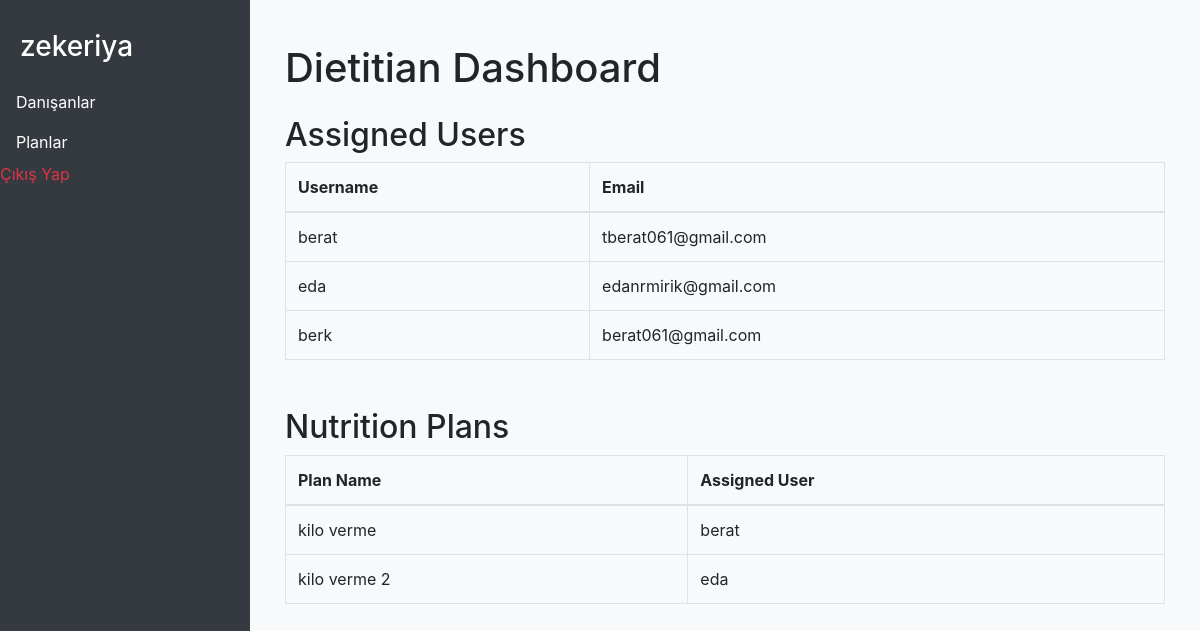
The page /home (signed in) on the database its author committed.
### app/models.py (models this page shows, shortened)
class CustomUser(AbstractUser):
    USER_TYPE_CHOICES = (
        (1, 'dietitian'),
        (2, 'client'),
    )
    GOAL_CHOICES = (
        ('gain_weight', 'Kilo Alma'),
        ('lose_weight', 'Kilo Verme'),
        ('maintain_weight', 'Form Koruma'),
    )
    user_type = models.PositiveSmallIntegerField(choices=USER_TYPE_CHOICES, null=True)
    assigned_dietitian = models.ForeignKey('self', on_delete=models.SET_NULL, null=True, blank=True, limit_choices_to={'user_type': 1})
    goal = models.CharField(max_length=20, choices=GOAL_CHOICES, null=True, blank=True)
    age = models.PositiveIntegerField(null=True, blank=True)
    weight = models.FloatField(null=True, blank=True)

class NutritionPlan(models.Model):
    dietitian = models.ForeignKey(CustomUser, on_delete=models.CASCADE, related_name='plans')
    client = models.ForeignKey(CustomUser, on_delete=models.CASCADE, related_name='nutrition_plans')
    title = models.CharField(max_length=255)
    description = models.TextField()
    created_at = models.DateTimeField(auto_now_add=True)

### app/views.py (the view, shortened to what this page needs)
# urls.py: path('home',views.home,name='home'),
@login_required
def home(request):
    if request.user.user_type == 1:  # Eğer kullanıcı bir diyetisyen ise
        assigned_users = CustomUser.objects.filter(assigned_dietitian=request.user.id)
        nutrition_plans = NutritionPlan.objects.filter(dietitian=request.user)
        context = {
            'assigned_users': assigned_users,
            'nutrition_plans': nutrition_plans,
        }
        return render(request, 'home_dietitian.html', context)
    else:
        return HttpResponse("Hoş geldiniz!")  # Eğer kullanıcı admin ya da tanımsız bir rolde ise

### app/templates/home_dietitian.html (shortened to what this page needs)
<!DOCTYPE html>
<html lang="en">
<head>
    <link href="https://stackpath.bootstrapcdn.com/bootstrap/4.5.2/css/bootstrap.min.css" rel="stylesheet">
</head>
<body>
    <div class="sidebar">
        <a href="#" style="text-decoration: none; color: #fff;"><h3 class="sidebar-heading">{{ request.user.username }}</h3></a>
        <ul class="nav flex-column">
            <li class="nav-item">
                <a class="nav-link" href="client_view">Danışanlar</a>
            </li>
            <li class="nav-item">
                <a class="nav-link" href="{% url 'assign_nutrition_plan' %}">Planlar</a>
            </li>
            <li class="nav-item">
                <a href="logout_view" class="text-danger">Çıkış Yap</a>
            </li>
        </ul>
    </div>
    <div class="content">
        <div class="container">
            <h1 class="my-4">Dietitian Dashboard</h1>
            <div id="assigned-users">
                <h2>Assigned Users</h2>
                <table class="table table-bordered">
                    <thead>
                        <tr>
                            <th>Username</th>
                            <th>Email</th>
                        </tr>
                    </thead>
                    <tbody>
                        {% for user in assigned_users %}
                        <tr>
                            <td>{{ user.username }}</td>
                            <td>{{ user.email }}</td>
                        </tr>
                        {% endfor %}
                    </tbody>
                </table>
            </div>
            <div id="nutrition-plans" class="mt-5">
                <h2>Nutrition Plans</h2>
                <table class="table table-bordered">
                    <thead>
                        <tr>
                            <th>Plan Name</th>
                            <th>Assigned User</th>
                        </tr>
                    </thead>
                    <tbody>
                        {% for plan in nutrition_plans %}
                        <tr>
                            <td>{{ plan.title }}</td>
                            <td>{{ plan.client.username }}</td>
                        </tr>
                        {% endfor %}
                    </tbody>
                </table>
            </div>
        </div>
    </div>
</body>
</html>

### app/templates/home_dietitian.html (style rules this page uses)
body { background-color: #f8f9fa; }
.sidebar { background-color: #343a40; color: #fff; height: 100vh; position: fixed; top: 0; left: 0; padding-top: 20px; width: 250px; }
.sidebar-heading { padding: 10px 20px; }
.nav-link { color: #fff; }
.content { margin-left: 250px; padding: 20px; }

### rows shown on the page
CustomUser: user.username "zekeriya"
CustomUser: username "berat", email "tberat061@gmail.com"
CustomUser: username "eda", email "edanrmirik@gmail.com"
CustomUser: username "berk", email "berat061@gmail.com"
NutritionPlan: title "kilo verme", client.username "berat"
NutritionPlan: title "kilo verme 2", client.username "eda"
